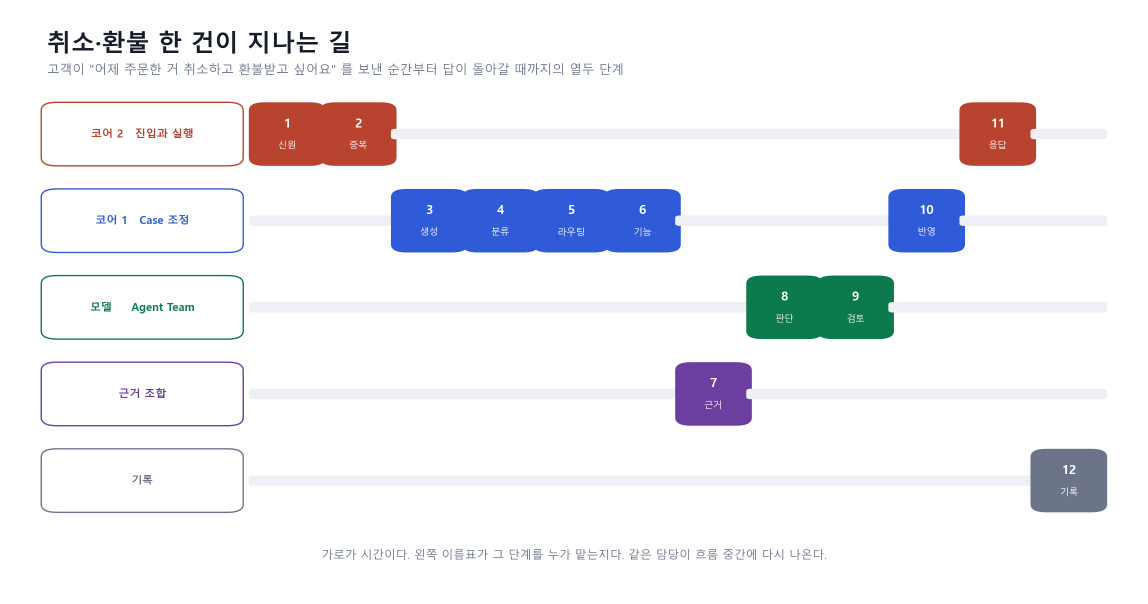
#> input picture program/onboarding/trace/images/00_전체지도.png, 2296 x 1207 px (shown at 1/2 size); its folder holds 4 pictures in this run
$ python make_trace_video.py
#> lines starting #> are read from the running program, lines starting #| are printed output that depends on the picture
# -*- coding: utf-8 -*-
"""그림 열일곱 장을 이어 붙여 영상 하나로 만든다.

    python program/onboarding/trace/make_trace_images.py   (먼저 그림을 만든다)
    python program/onboarding/trace/make_trace_video.py

★장면 사이를 겹쳐 넘긴다(crossfade). 툭툭 끊기면 낱장을 순서대로 본 것이지
  하나의 흐름으로 안 읽힌다. 위쪽 진행바가 겹치는 동안 이어져 보이는 것이
  이 영상의 핵심이다.

★머무는 시간을 장마다 다르게 준다. 글이 많은 장을 같은 시간 두면 못 읽는다.
  아래 HOLD 가 그 표다. 단위는 초다.

★libx264 로 뽑고 픽셀 형식을 yuv420p 로 맞춘다. 이걸 안 하면 어떤 재생기와
  브라우저에서 소리 없이 검은 화면만 나온다.
"""
import os
import subprocess
import sys

import numpy as np
from PIL import Image

sys.stdout.reconfigure(encoding="utf-8", errors="replace")

HERE = os.path.dirname(os.path.abspath(__file__))
SRC = os.path.join(HERE, "images")
OUT = os.path.join(HERE, "취소환불_케이스_추적.mp4")

WIDTH, HEIGHT = 1920, 1080
FPS = 30
FADE = 0.55            # 겹쳐 넘기는 시간

#: 파일 앞머리로 찾는다. 없으면 기본 6.0 초.
HOLD = {
    "00_": 7.0,    # 전체 지도. 처음이라 여유를 준다
    "01_구조": 11.0,  # 항목이 스물일곱 개다. 제일 길게
    "07_": 7.5,    # 근거 조합. 개념이 낯설다
    "08_": 7.5,    # 팀 판단. 검사 다섯 가지
    "13_": 9.0,    # 상태 열둘
    "14_": 9.0,    # 계약 문서
    "15_": 11.0,   # 분기 표 아홉 줄
}
DEFAULT_HOLD = 6.0


def hold_for(name):
    for prefix, seconds in HOLD.items():
        if name.startswith(prefix):
            return seconds
    return DEFAULT_HOLD


def load(path):
    """흰 캔버스 가운데에 비율을 지켜 얹는다. 장마다 높이가 달라서 필요하다."""
    img = Image.open(path).convert("RGB")
    scale = min((WIDTH - 80) / img.width, (HEIGHT - 80) / img.height)
#> scale = 0.801
    w, h = int(img.width * scale), int(img.height * scale)
#> w = 1840; h = 967
    canvas = Image.new("RGB", (WIDTH, HEIGHT), "white")
#> canvas: PIL image 1920x1080 RGB; every value is 255
    canvas.paste(img.resize((w, h), Image.LANCZOS),
                 ((WIDTH - w) // 2, (HEIGHT - h) // 2))
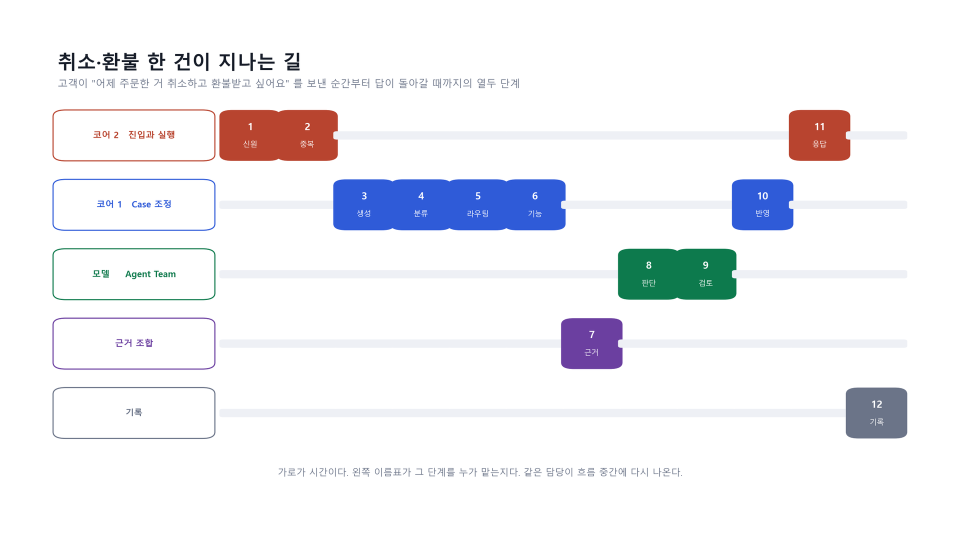
#> canvas: PIL image 1920x1080 RGB (shown at 1/2 size); mean R, G, B 240.8, 241.2, 245
    return np.asarray(canvas, dtype=np.uint8)


def main():
    # ★파일명 순서가 곧 재생 순서다. 00 전체지도, 01 구조좌표, 그다음 단계 01~12,
    #   마지막 13~15 순으로 정렬된다("구" 가 "문" 보다 앞이라 구조좌표가 먼저 온다).
    #   그림 이름을 바꿀 때 이 순서가 깨지지 않는지 확인한다.
    names = sorted(f for f in os.listdir(SRC) if f.endswith(".png"))
    if not names:
        raise SystemExit("그림이 없다. 먼저 make_trace_images.py 를 돌린다.")
    frames = [load(os.path.join(SRC, n)) for n in names]
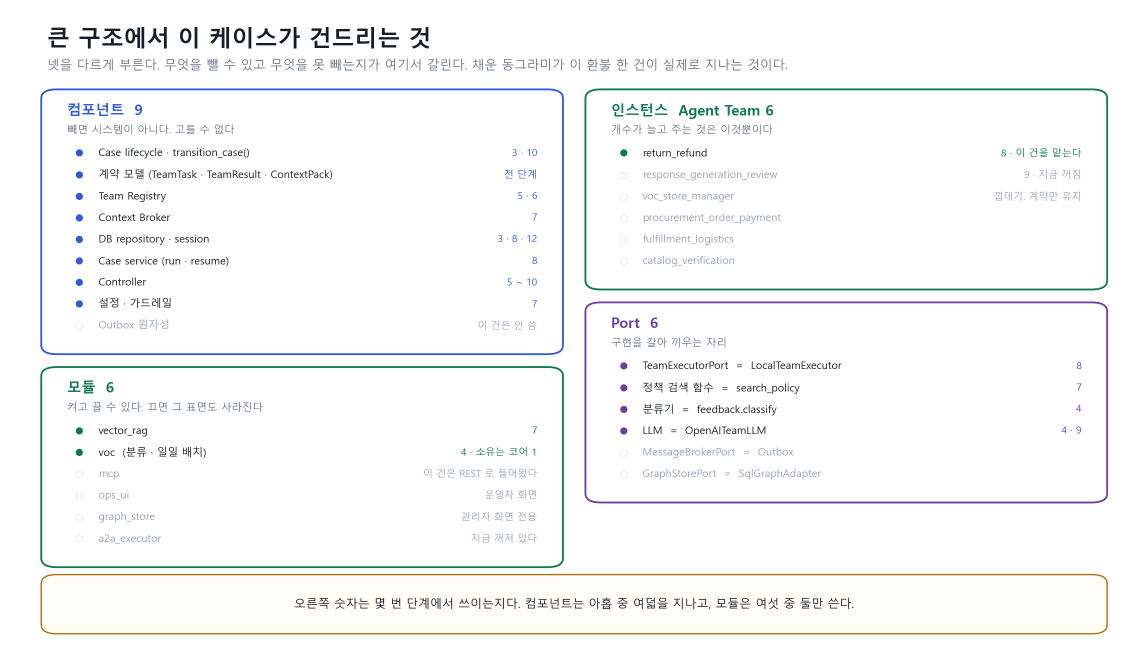
#> input picture program/onboarding/trace/images/01_구조좌표.png, 2296 x 1339 px (shown at 1/2 size)
#> in load (call 2), `canvas.paste(img.resize((w, h), Image.LANCZOS), ((WIDTH - w) // 2, (HE..`:
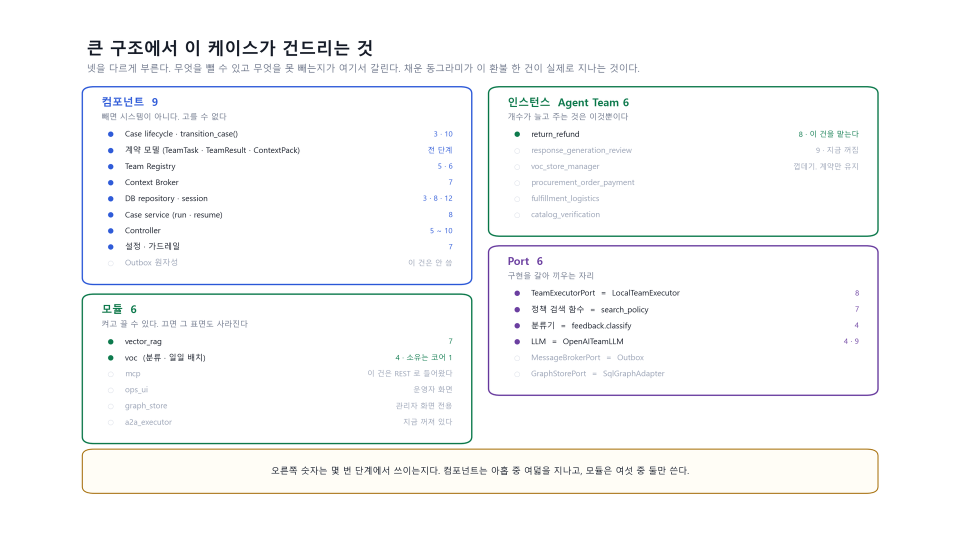
#> canvas: PIL image 1920x1080 RGB (shown at 1/2 size); mean R, G, B 249.1, 249.7, 249.6
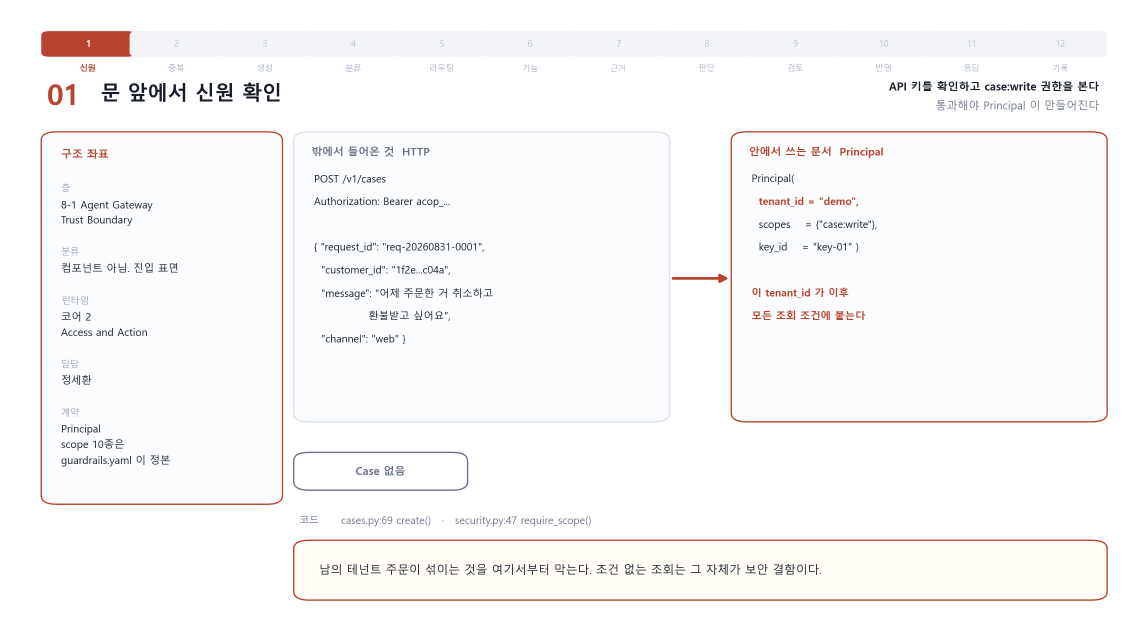
#> input picture program/onboarding/trace/images/01_문_앞에서_신원_확인.png, 2296 x 1273 px (shown at 1/2 size)
#> in load (call 3), `canvas.paste(img.resize((w, h), Image.LANCZOS), ((WIDTH - w) // 2, (HE..`:
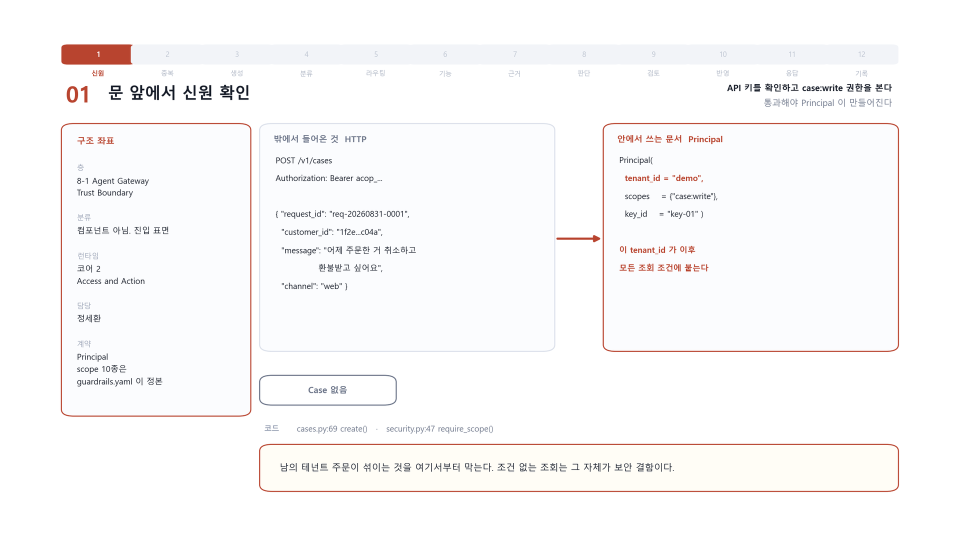
#> canvas: PIL image 1920x1080 RGB (shown at 1/2 size); mean R, G, B 250.1, 249.1, 249.5
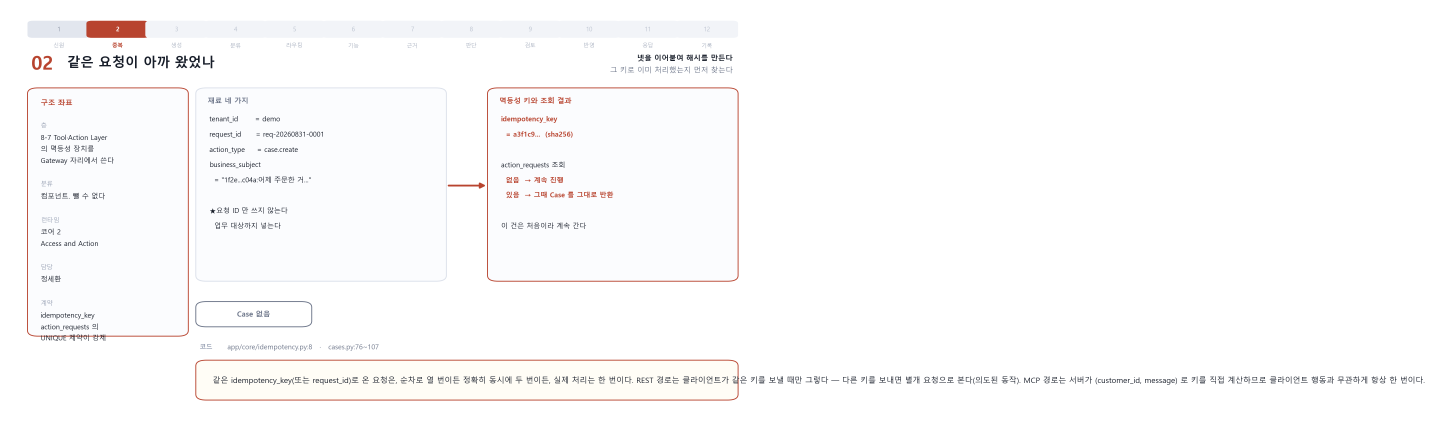
#> input picture program/onboarding/trace/images/02_같은_요청이_아까_왔었나.png, 4301 x 1273 px (shown at 1/3 size)
#> in load (call 4), `canvas.paste(img.resize((w, h), Image.LANCZOS), ((WIDTH - w) // 2, (HE..`:
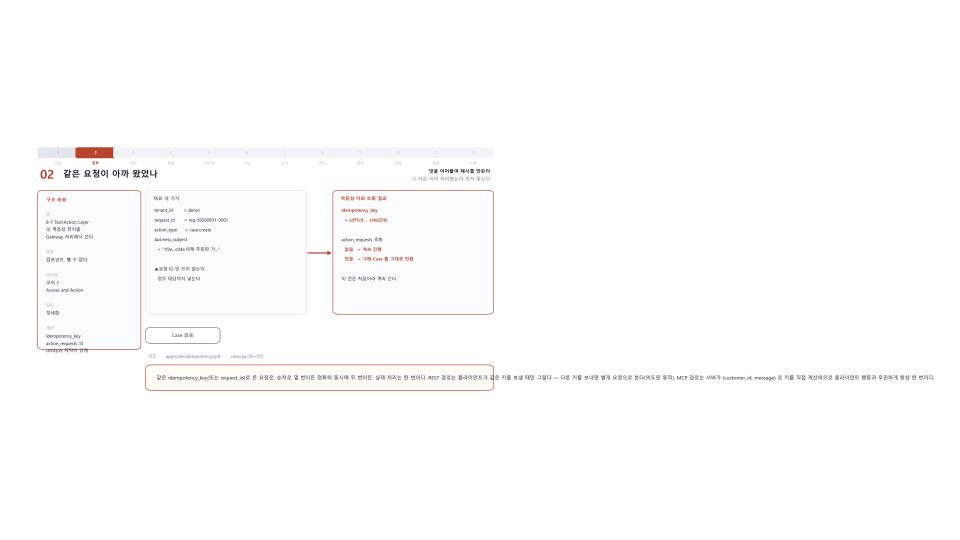
#> canvas: PIL image 1920x1080 RGB (shown at 1/2 size); mean R, G, B 253.3, 252.9, 253.1

    plan = [(n, hold_for(n)) for n in names]
    total = sum(s for _, s in plan) + FADE * (len(plan) - 1)
    print("장면 %d개, 약 %d분 %d초" % (len(plan), total // 60, total % 60))
    for n, s in plan:
        print("   %-42s %.1f초" % (n, s))

    cmd = ["ffmpeg", "-y", "-loglevel", "error",
           "-f", "rawvideo", "-pix_fmt", "rgb24",
           "-s", "%dx%d" % (WIDTH, HEIGHT), "-r", str(FPS), "-i", "-",
           "-c:v", "libx264", "-preset", "medium", "-crf", "20",
           "-pix_fmt", "yuv420p", "-movflags", "+faststart", OUT]
#> (the run stopped early here; a loop or call above may not have finished)
